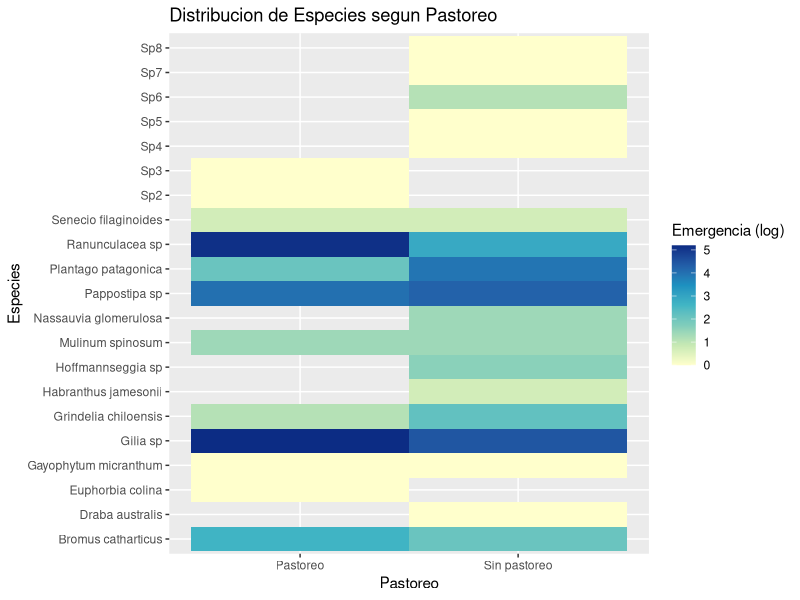
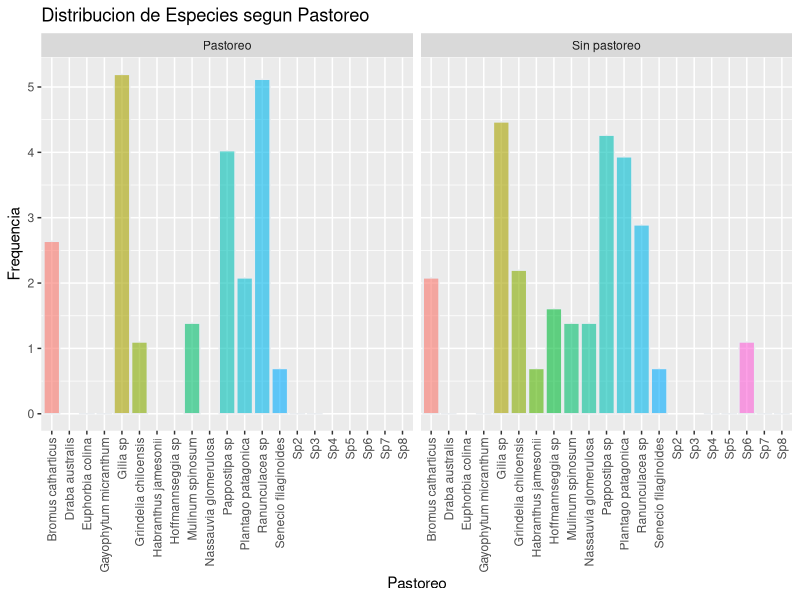
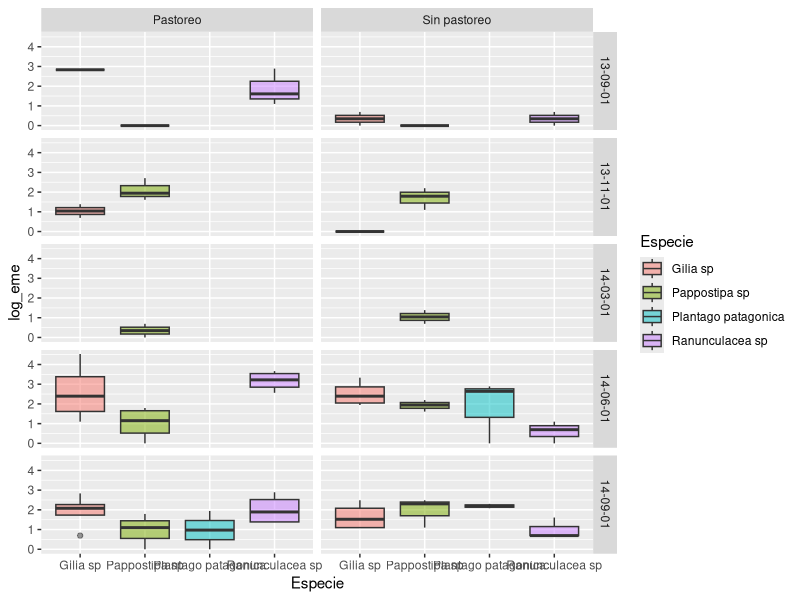

Recreate these plots in R, in order.
## ---- chunk 1
knitr::opts_chunk$set(comment = NA, background = NA, results='asis',  warning = FALSE)

ipak <- function(pkg){
  new.pkg <- pkg[!(pkg %in% installed.packages()[, "Package"])]
  if (length(new.pkg)) 
    install.packages(new.pkg, dependencies = TRUE)
  sapply(pkg, require, character.only = TRUE)
}
packages <- c("tidyverse", "knitr", "hrbrthemes", "magrittr", "lubridate", "ggplot2", "stringr")
ipak(packages)
## ---- chunk 2
# Carga de datos de muestreo en campos de pastoreo
muestreos <- read_csv2("data/elcuy.csv")
#head(muestreos)

FreqPastEsp <- muestreos %>% 
  group_by(Pastoreo, Especie) %>% 
  summarize(
     Frequencia = sum(emergencia, na.rm = T)
     )
#print(FreqPastEsp)
FreqPastEsp
## ---- chunk 3

FreqPastEspOrd <- FreqPastEsp %>%
  group_by(Especie) %>% 
  summarize(FreqEsp = sum(Frequencia)) %>%
  arrange(desc(FreqEsp), by_group=TRUE)
  
print(FreqPastEspOrd)
## ---- chunk 4
muestreosFecha <- muestreos %>% 
  mutate(fecha = make_date(Año, mes), 
          .keep = c("unused"), 
          .after = Transecta
          )

FreqPastFecha <- muestreosFecha %>% 
  group_by(Pastoreo, fecha, Especie) %>% 
  summarize(Frequencia = sum(emergencia, na.rm = T)) %>%
  arrange(Pastoreo, desc(Frequencia))

print(FreqPastFecha)
## ---- chunk 5
muestreosFechaLogeme <- muestreosFecha %>% 
  mutate(log_eme = log(emergencia), 
                    .keep = c("unused"), 
                    .after = Especie
                    )

print(muestreosFechaLogeme)
## ---- chunk 6
coef_variacion <- function(media, des_std) {
   ifelse(media == 0, 0, des_std/media )
}

StatsMuestreo <- muestreosFechaLogeme %>% 
  group_by(Especie, fecha) %>% 
  summarize(prom=mean(log_eme, na.rm = T), 
            des_std=ifelse(log_eme == 0, 0 , sd(log_eme, na.rm = T) ), 
            coef_var=coef_variacion(prom, 
                                    des_std)) 
print(StatsMuestreo)
## ---- chunk 7
LogFreqPastEsp <- FreqPastEsp %>% mutate(
                    log_eme = log(Frequencia), 
                    .keep = c("unused"), 
                    .after = Especie
                    )

LogFreqPastEsp %>% 
  ggplot(aes(x=Pastoreo, y = Especie)) +  
    geom_tile(aes(fill=log_eme)) +
    scale_fill_distiller(palette = "YlGnBu", direction = 1)  +
    labs(title = "Distribucion de Especies segun Pastoreo", 
       y = "Especies",
       fill = "Emergencia (log)")

ggplot(data = LogFreqPastEsp, aes(x = Especie, y=log_eme,  fill = Especie)) + 
  geom_bar(color = "#e9ecef", alpha = 0.6, stat = 'identity') + 
  facet_wrap(~ Pastoreo) +
  theme(legend.position="none") +
  labs(y = "Frequencia", 
       fill = "Especies",
       x = "Pastoreo",
       title = "Distribucion de Especies segun Pastoreo") +
  theme(axis.text.x = element_text(angle = 90, vjust = 0.5, hjust=1))
## ---- chunk 8

muestreosFechaLogeme_clean <- muestreosFechaLogeme %>% 
  mutate(Especie = 
           ifelse(str_detect(Especie, "Sp\\d"), "No identificadas" , Especie ), 
           .keep = c("unused")) %>% 
  filter(Especie!="No identificadas")
## ---- chunk 9
FreqPastEspOrd %>%
  top_n(4) %>%
  inner_join(muestreosFechaLogeme_clean, by = c("Especie" = "Especie"))  %>% 
  ggplot(aes(x = Especie, y = log_eme, fill = Especie, palette = "YlGnBu")) +
    geom_boxplot(alpha = 0.5) +
    facet_grid(fecha ~ Pastoreo)
